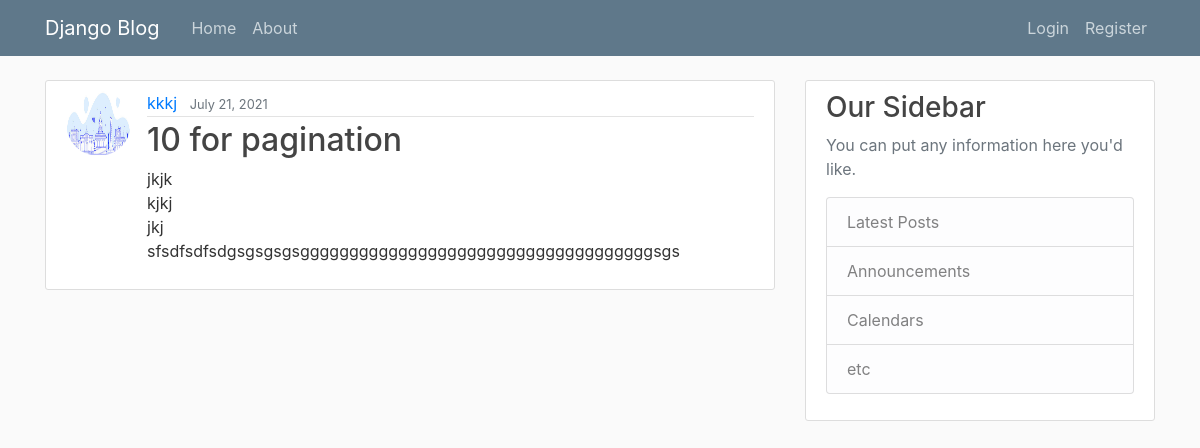
/post/21/, run on the app's committed database.
### myblog/models.py (models this page shows, shortened)
class Post(models.Model):
    title = models.CharField(max_length=100)
    content = models.TextField()
    date_posted = models.DateTimeField(default=timezone.now)
    author = models.ForeignKey(User, on_delete=models.CASCADE)

### users/models.py (models this page shows, shortened)
class Profile(models.Model):
    user = models.OneToOneField(User, on_delete=models.CASCADE)
    image = models.ImageField(default='default.jpg', upload_to='profile_pics')

### myblog/views.py (the view)
# urls.py: path('post/<int:pk>/', PostDetailView.as_view(), name='post-detail'),
class PostDetailView(DetailView):
    model = Post

### myblog/templates/myblog/post_detail.html (shortened to what this page needs)
{% extends 'myblog/base.html' %}
{% block content %}
    <article class="media content-section">
      <img src="{{ object.author.profile.image.url }}" class="rounded-circle article-img" alt="profile pic">
        <div class="media-body">
          <div class="article-metadata">
            <a class="mr-2" href="{% url 'user-posts' object.author.username %}">{{ object.author }}</a>
            <small class="text-muted">{{ object.date_posted|date:"F d, Y" }}</small>
          </div>
          <h2 class="article-title">{{ object.title }}</h2>
          <p class="article-content">{{ object.content }}</p>
        </div>
      </article>
{% endblock content %}

### myblog/static/myblog/main.css (style rules this page uses)
body { background: #fafafa; color: #333333; margin-top: 5rem; }
h1, h2, h3, h4, h5, h6 { color: #444444; }
.content-section { background: #ffffff; padding: 10px 20px; border: 1px solid #dddddd; border-radius: 3px; margin-bottom: 20px; }
.article-title { color: #444444; }
.article-content { white-space: pre-line; }
.article-img { height: 65px; width: 65px; margin-right: 16px; }
.article-metadata { padding-bottom: 1px; margin-bottom: 4px; border-bottom: 1px solid #e3e3e3 }

### data on the page
Post: author.profile.image (placeholder picture), author "kkkj", date_posted "July 21, 2021", title "10 for pagination", content "jkjk kjkj jkj sfsdfsdfsdgsgsgsgsggggggggggggggggggggggggggggggggggggsgs"
